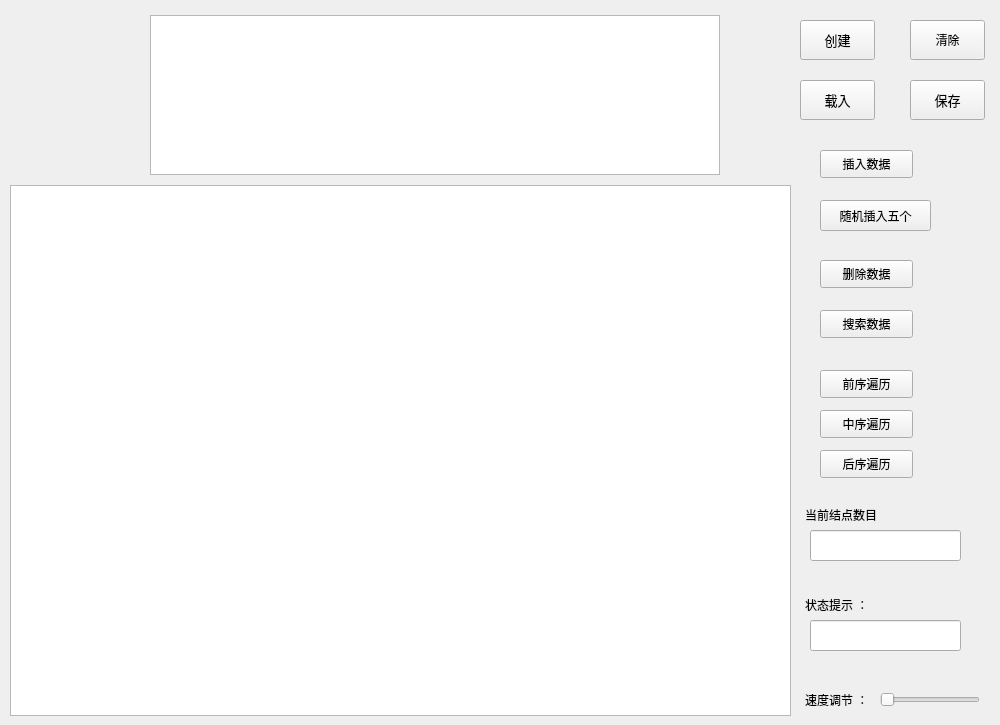
<?xml version="1.0" encoding="UTF-8"?>
<ui version="4.0">
 <class>MyBSTTree</class>
 <widget class="QWidget" name="MyBSTTree">
  <property name="geometry">
   <rect>
    <x>0</x>
    <y>0</y>
    <width>1000</width>
    <height>725</height>
   </rect>
  </property>
  <property name="windowTitle">
   <string>Form</string>
  </property>
  <widget class="QSlider" name="horizontalSlider">
   <property name="geometry">
    <rect>
     <x>880</x>
     <y>690</y>
     <width>100</width>
     <height>20</height>
    </rect>
   </property>
   <property name="mouseTracking">
    <bool>true</bool>
   </property>
   <property name="orientation">
    <enum>Qt::Horizontal</enum>
   </property>
  </widget>
  <widget class="QPushButton" name="pushButtonclear">
   <property name="geometry">
    <rect>
     <x>910</x>
     <y>20</y>
     <width>75</width>
     <height>40</height>
    </rect>
   </property>
   <property name="text">
    <string>清除</string>
   </property>
  </widget>
  <widget class="QPushButton" name="pushButtonsave">
   <property name="geometry">
    <rect>
     <x>910</x>
     <y>80</y>
     <width>75</width>
     <height>40</height>
    </rect>
   </property>
   <property name="minimumSize">
    <size>
     <width>0</width>
     <height>20</height>
    </size>
   </property>
   <property name="font">
    <font>
     <family>Consolas</family>
     <pointsize>10</pointsize>
    </font>
   </property>
   <property name="text">
    <string>保存</string>
   </property>
  </widget>
  <widget class="QPushButton" name="deleteNode">
   <property name="geometry">
    <rect>
     <x>820</x>
     <y>260</y>
     <width>93</width>
     <height>28</height>
    </rect>
   </property>
   <property name="text">
    <string>删除数据</string>
   </property>
  </widget>
  <widget class="QLineEdit" name="lineCount">
   <property name="geometry">
    <rect>
     <x>810</x>
     <y>530</y>
     <width>151</width>
     <height>31</height>
    </rect>
   </property>
   <property name="sizePolicy">
    <sizepolicy hsizetype="Fixed" vsizetype="Fixed">
     <horstretch>0</horstretch>
     <verstretch>0</verstretch>
    </sizepolicy>
   </property>
   <property name="minimumSize">
    <size>
     <width>60</width>
     <height>30</height>
    </size>
   </property>
  </widget>
  <widget class="QPushButton" name="pushButtonInit">
   <property name="geometry">
    <rect>
     <x>800</x>
     <y>20</y>
     <width>75</width>
     <height>40</height>
    </rect>
   </property>
   <property name="minimumSize">
    <size>
     <width>0</width>
     <height>20</height>
    </size>
   </property>
   <property name="font">
    <font>
     <family>Consolas</family>
     <pointsize>10</pointsize>
    </font>
   </property>
   <property name="text">
    <string>创建</string>
   </property>
  </widget>
  <widget class="QLabel" name="labelState">
   <property name="geometry">
    <rect>
     <x>805</x>
     <y>590</y>
     <width>60</width>
     <height>30</height>
    </rect>
   </property>
   <property name="sizePolicy">
    <sizepolicy hsizetype="Minimum" vsizetype="Minimum">
     <horstretch>0</horstretch>
     <verstretch>0</verstretch>
    </sizepolicy>
   </property>
   <property name="minimumSize">
    <size>
     <width>60</width>
     <height>30</height>
    </size>
   </property>
   <property name="text">
    <string>状态提示 ：</string>
   </property>
  </widget>
  <widget class="QPushButton" name="searchNode">
   <property name="geometry">
    <rect>
     <x>820</x>
     <y>310</y>
     <width>93</width>
     <height>28</height>
    </rect>
   </property>
   <property name="text">
    <string>搜索数据</string>
   </property>
  </widget>
  <widget class="QPushButton" name="PreOrder">
   <property name="geometry">
    <rect>
     <x>820</x>
     <y>370</y>
     <width>93</width>
     <height>28</height>
    </rect>
   </property>
   <property name="text">
    <string>前序遍历</string>
   </property>
  </widget>
  <widget class="QPushButton" name="pushButtonload">
   <property name="geometry">
    <rect>
     <x>800</x>
     <y>80</y>
     <width>75</width>
     <height>40</height>
    </rect>
   </property>
   <property name="minimumSize">
    <size>
     <width>0</width>
     <height>20</height>
    </size>
   </property>
   <property name="font">
    <font>
     <family>Consolas</family>
     <pointsize>10</pointsize>
    </font>
   </property>
   <property name="text">
    <string>载入</string>
   </property>
  </widget>
  <widget class="QPushButton" name="addNode5">
   <property name="geometry">
    <rect>
     <x>820</x>
     <y>200</y>
     <width>111</width>
     <height>31</height>
    </rect>
   </property>
   <property name="text">
    <string>随机插入五个</string>
   </property>
  </widget>
  <widget class="QGraphicsView" name="graphicsView">
   <property name="geometry">
    <rect>
     <x>10</x>
     <y>185</y>
     <width>781</width>
     <height>531</height>
    </rect>
   </property>
  </widget>
  <widget class="QPushButton" name="LastOrder">
   <property name="geometry">
    <rect>
     <x>820</x>
     <y>450</y>
     <width>93</width>
     <height>28</height>
    </rect>
   </property>
   <property name="text">
    <string>后序遍历</string>
   </property>
  </widget>
  <widget class="QLineEdit" name="lineEditState">
   <property name="geometry">
    <rect>
     <x>810</x>
     <y>620</y>
     <width>151</width>
     <height>31</height>
    </rect>
   </property>
   <property name="sizePolicy">
    <sizepolicy hsizetype="Fixed" vsizetype="Fixed">
     <horstretch>0</horstretch>
     <verstretch>0</verstretch>
    </sizepolicy>
   </property>
   <property name="minimumSize">
    <size>
     <width>60</width>
     <height>30</height>
    </size>
   </property>
  </widget>
  <widget class="QTextBrowser" name="textBrowser">
   <property name="geometry">
    <rect>
     <x>150</x>
     <y>15</y>
     <width>570</width>
     <height>160</height>
    </rect>
   </property>
  </widget>
  <widget class="QPushButton" name="InOrder">
   <property name="geometry">
    <rect>
     <x>820</x>
     <y>410</y>
     <width>93</width>
     <height>28</height>
    </rect>
   </property>
   <property name="text">
    <string>中序遍历</string>
   </property>
  </widget>
  <widget class="QLabel" name="labelTimeControl">
   <property name="geometry">
    <rect>
     <x>805</x>
     <y>685</y>
     <width>75</width>
     <height>30</height>
    </rect>
   </property>
   <property name="sizePolicy">
    <sizepolicy hsizetype="Minimum" vsizetype="Minimum">
     <horstretch>0</horstretch>
     <verstretch>0</verstretch>
    </sizepolicy>
   </property>
   <property name="minimumSize">
    <size>
     <width>60</width>
     <height>30</height>
    </size>
   </property>
   <property name="text">
    <string>速度调节 ：</string>
   </property>
  </widget>
  <widget class="QPushButton" name="addNode">
   <property name="geometry">
    <rect>
     <x>820</x>
     <y>150</y>
     <width>93</width>
     <height>28</height>
    </rect>
   </property>
   <property name="text">
    <string>插入数据</string>
   </property>
  </widget>
  <widget class="QLabel" name="labelState_2">
   <property name="geometry">
    <rect>
     <x>805</x>
     <y>500</y>
     <width>121</width>
     <height>30</height>
    </rect>
   </property>
   <property name="sizePolicy">
    <sizepolicy hsizetype="Minimum" vsizetype="Minimum">
     <horstretch>0</horstretch>
     <verstretch>0</verstretch>
    </sizepolicy>
   </property>
   <property name="minimumSize">
    <size>
     <width>60</width>
     <height>30</height>
    </size>
   </property>
   <property name="text">
    <string>当前结点数目</string>
   </property>
  </widget>
 </widget>
 <resources/>
 <connections/>
</ui>
